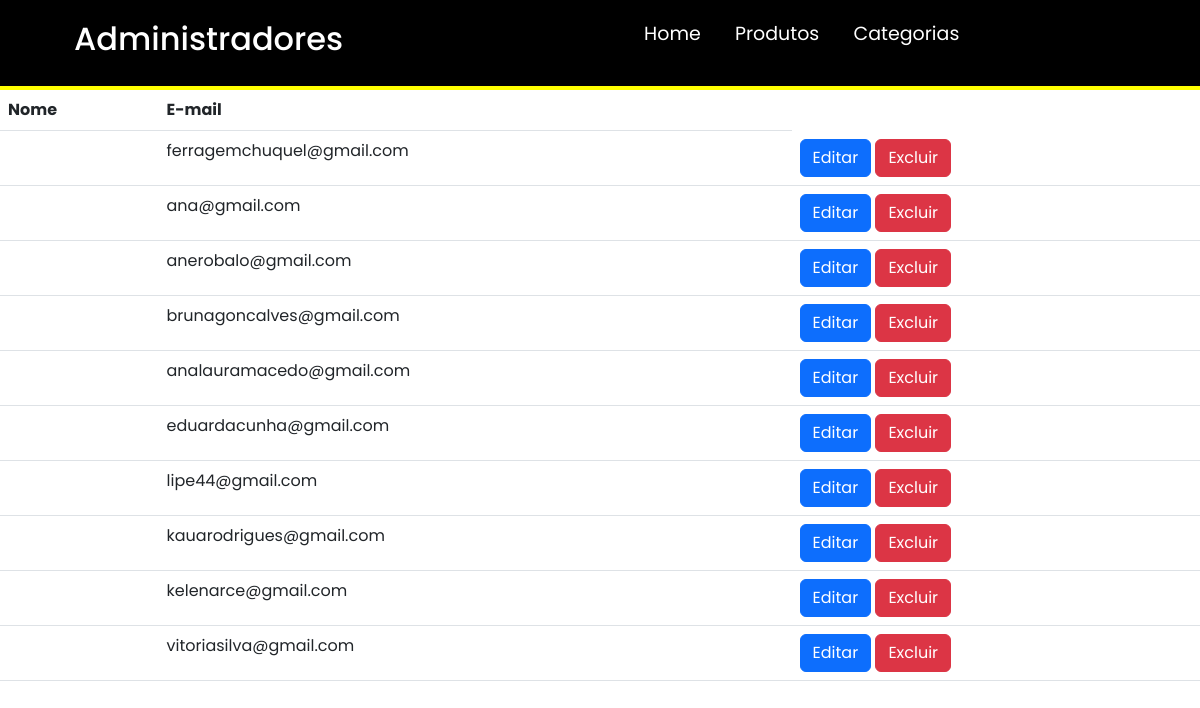
/ferragem/listar_adm.php (signed in), run on the app's committed database.
### tables this page shows
CREATE TABLE ADMINISTRADOR(
	idadministrador int not null auto_increment,
    email varchar(45) not null,
    senha varchar(255) not null,
    nome varchar(45) not null,
    primary key (idadministrador)
);

### ferragem/listar_adm.php (the view, shortened to what this page needs)
<!DOCTYPE html>
<html lang="pt-BR">
<head>
    <link rel="stylesheet" href="font-awesome/css/font-awesome.min.css">
    <link href="https://cdn.jsdelivr.net/npm/bootstrap@5.2.3/dist/css/bootstrap.min.css" rel="stylesheet">
</head>
<body>
<header>
        <div class="center">
            <div class="logo">
                 <h2>Administradores</h2>
            </div>
            <div class="menu">
                <a href="index.php">Home</a>
                <a href="./produtos.php">Produtos</a>
                <a href="./categorias.php">Categorias</a>
            </div>
        </div>
        </header>
<?php
include "./scripts/connection.php";
$innerContent = ("
<table class=table>
    <thead>
        <th>Nome</th>
        <th>E-mail</th>
    </thead>
    <tbody>
");
if (isset($_SESSION['email'])) {
    $sql = "SELECT * FROM administrador";
    try {
        $result = mysqli_query($conn, $sql);
    } catch (Exception $e) {
        header("Location: ../index.php?error=Erro ao recuperar os usuarios");
        exit();
    }
    if (mysqli_num_rows($result) > 0) {
        while($lista = mysqli_fetch_assoc($result)) {
            $innerContent .=
            "<tr>
                <td>$lista[nome]</td>
                <td>$lista[email]</td>
                <td>
                    <a href='./scripts/edit_adm.php?id=$lista[idadministrador]' class='btn btn-primary'>Editar</a>
                    <button type='button' class='btn btn-danger' data-bs-toggle='modal' data-bs-target='#excluir_modal_$lista[idadministrador]'>
                    Excluir
                    </button>
                    <div class='modal fade' id='excluir_modal_$lista[idadministrador]' tabindex='-1' role='dialog' aria-labelledby='excluir_modal_Label' aria-hidden='true'>
                        <div class='modal-dialog' role='document'>
                            <div class='modal-content'>
                                <div class='modal-header'>
                                    <h5 class='modal-title' id='excluir_modalLabel'>Excluindo usuário</h5>
                                    <button type='button' class='close' data-dismiss='modal' aria-label='Close'>
                                    <span aria-hidden='true'>&times;</span>
                                    </button>
                                </div>
                                <div class='modal-body'>
                                    <p>Deseja excluir o usuário?</p>
                                </div>
                                <div class='modal-footer'>
                                    <button type='button' class='btn btn-secondary' data-bs-dismiss='modal'>Close</button>
                                    <a href='./listar_adm.php?id=$lista[idadministrador]' class='btn btn-danger'>Deletar</a>
                                </div>
                            </div>
                        </div>
                    </div>
                </td>
            </tr>";
        }
    }
} else {
    header("Location: ./index.php");
    exit();
}
$innerContent .= "</tbody></table>";
echo $innerContent;
?>
</body>
</html>

### ferragem/listar_adm.php (style rules this page uses)
* { margin:0; padding:0; box-sizing: border-box; font-family: 'Poppins', sans-serif; }
.center { max-width: 1100px; margin: 0 auto; padding: 0 2%; display: flex; }
header { background-color: black; padding: 20px 0; border-bottom: 4px solid yellow; }
.logo { color: white; }
.menu a { color: white; font-size: 19px; text-decoration: none; padding: 15px; }
.menu { width: 60%; text-align: right; }

### data on the page
administrador: email "ferragemchuquel@gmail.com"
administrador: email "ana@gmail.com"
administrador: email "anerobalo@gmail.com"
administrador: email "brunagoncalves@gmail.com"
administrador: email "analauramacedo@gmail.com"
administrador: email "eduardacunha@gmail.com"
administrador: email "lipe44@gmail.com"
administrador: email "kauarodrigues@gmail.com"
administrador: email "kelenarce@gmail.com"
administrador: email "vitoriasilva@gmail.com"
